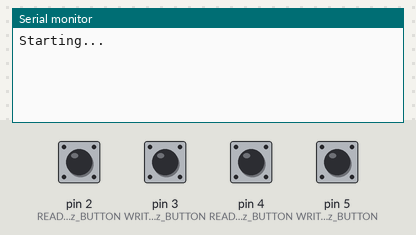
Recording of a program running on a simulated Arduino Uno, built with avr-gcc and run on an emulated ATmega328P. Parts: the last lines printed to the serial monitor. Inputs (shaded band) come from the test bench; at power-on: pin 2 (READ_125KHz_BUTTON), pin 3 (WRITE_125KHz_BUTTON), pin 4 (READ_13_56MHz_BUTTON), pin 5 (WRITE_13_56MHz_BUTTON) LOW.

Above: at 5.8 s.
5.9 s: pin 2 (READ_125KHz_BUTTON) pulled HIGH for 2.85 s
At 8.3 s:
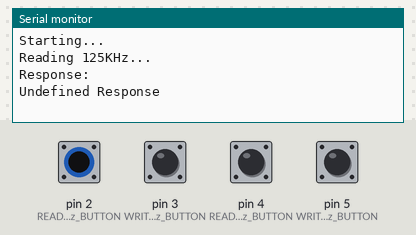
10.2 s: pin 3 (WRITE_125KHz_BUTTON) pulled HIGH for 2.85 s
At 11.7 s:
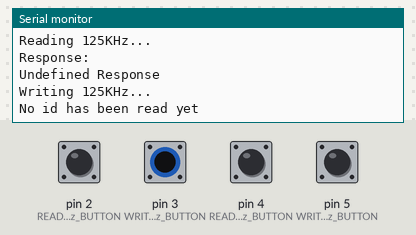
14.5 s: pin 4 (READ_13_56MHz_BUTTON) pulled HIGH for 2.85 s
At 15.36 s:
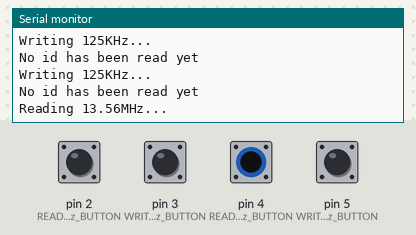
18.8 s: pin 5 (WRITE_13_56MHz_BUTTON) pulled HIGH for 2.85 s
At 20.8 s:
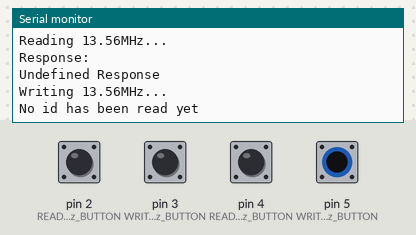

Measured:
- after the input at 5.9 s, the serial monitor: prints a new line after 1.6 s (image 1)
- after the input at 10.2 s, the serial monitor: prints a new line at once (image 2)
- after the input at 14.5 s, the serial monitor: prints a new line after 0.70 s (image 3)
- after the input at 18.8 s, the serial monitor: prints a new line after 1.6 s (image 4)

The program:

main.cpp
```cpp
#include <Arduino.h>
#include <SoftwareSerial.h>
#include <constants.h>
#include <debug.h>
#include <rfid.h>

SoftwareSerial rfid_serial = SoftwareSerial(10, 11); // RX,TX POV of the device, meaning you should connect TX to 10 and RX to 11 on an Arduino

void setup() {
#ifdef DEBUG
  Serial.begin(9600);
  debug_println("Starting...");
#endif
  rfid_serial.begin(115000);

  pinMode(READ_125KHz_BUTTON, INPUT);
  pinMode(READ_13_56MHz_BUTTON, INPUT);
}

IDResponse response_id_125khz;
IDResponse response_id_1356mhz;
void loop() {
  if (digitalRead(READ_125KHz_BUTTON) == HIGH) {
    debug_println("Reading 125KHz...");
    rfid_cleanup_IDResponse(response_id_125khz);
    response_id_125khz = rfid_read_ID_125KHz(rfid_serial);
    debug_println_response_code(response_id_125khz.code);
  }

  if (digitalRead(WRITE_125KHz_BUTTON) == HIGH) {
    debug_println("Writing 125KHz...");
    RFIDResponseCode response_code = rfid_write_ID_125KHz(rfid_serial, response_id_125khz);
    debug_println_response_code(response_code);
  }

  if (digitalRead(READ_13_56MHz_BUTTON) == HIGH) {
    debug_println("Reading 13.56MHz...");
    rfid_cleanup_IDResponse(response_id_1356mhz);
    response_id_1356mhz = rfid_read_ID_13_56MHz(rfid_serial);
    debug_println_response_code(response_id_1356mhz.code);
  }

  if (digitalRead(WRITE_13_56MHz_BUTTON) == HIGH) {
    debug_println("Writing 13.56MHz...");
    RFIDResponseCode response_code = rfid_write_ID_13_56MHz(rfid_serial, response_id_1356mhz);
    debug_println_response_code(response_code);
  }
  delay(2500);
}
```

constants.h
```cpp
#pragma once

#define DEBUG true
#define READ_125KHz_BUTTON 2
#define WRITE_125KHz_BUTTON 3
#define READ_13_56MHz_BUTTON 4
#define WRITE_13_56MHz_BUTTON 5
```

debug.cpp
```cpp
#include <Arduino.h>
#include <constants.h>
#include <rfid.h>

void debug_print(const char* msg) {
#ifdef DEBUG
    Serial.print(msg);
#endif
}

void debug_print_hex(byte hex_value) {
#ifdef DEBUG
    Serial.print(hex_value, HEX);
#endif
}

void debug_println(const char* msg) {
#ifdef DEBUG
    Serial.println(msg);
#endif
}

void debug_println_response_code(RFIDResponseCode response_code) {
#ifdef DEBUG
    switch (response_code) {
    case 0:
        debug_println("Operation Succeeded");
        break;
    case 1:
        debug_println("Operation Failed");
        break;
    case 2:
        debug_println("Undefined Response");
        break;
    case 3:
        debug_println("Invalid checksum, the ID read is incorrect");
        break;
    case 4:
        debug_println("No id has been read yet");
        break;
    }
#endif
}
```

debug.h
```cpp
#pragma once

#include <rfid.h>

void debug_print(const char* msg);
void debug_print_hex(byte hex_value);
void debug_println(const char* msg);
void debug_println_response_code(RFIDResponseCode response_code);
```

rfid.cpp
```cpp
#include <Arduino.h>
#include <SoftwareSerial.h>
#include <constants.h>
#include <debug.h>
#include <rfid.h>

const u16 __utils_response_buf_max_len = 100; // Theoretically, we'll never need more than 20 byte, however I want some leeway
byte __utils_response_buf[__utils_response_buf_max_len];
u16 __utils_response_buf_len;
RFIDResponseCode _rfid_get_response(SoftwareSerial& rfid_serial) {
    u16 i = 0;

    delay(200);
    while ((rfid_serial.available() > 0) && (i < __utils_response_buf_max_len)) {
        __utils_response_buf[i++] = rfid_serial.read();
        delay(100);
    }
    __utils_response_buf_len = i;

    // In theory, this should get optimized away by the compiler (debug function calls will be empty),
    // but I want to make sure that this piece of code never runs in production (empty for loop wastes CPU cycles)
#ifdef DEBUG
    debug_print("Response: ");
    for (i = 0; i < __utils_response_buf_len; i++) {
        debug_print_hex(__utils_response_buf[i]);
        debug_print(" ");
    }
    debug_println("");
#endif

    if (__utils_response_buf_len < 3) {
        return 2;
    }

    switch (__utils_response_buf[3]) { // forth byte is always the response status code
    case 0x80:
        return 1;
    case 0x81:
        return 0;
    default:
        return 2;
    }
}

// reason for the offset
// CD DC               0           81             5           x x x x x       X
//   ^                 ^           ^              ^               ^           ^
// protocol header   address   status code   response len   the id bytes   bytes checksum
const byte __read_id_response_offset = 5;
IDResponse _rfid_read_ID(SoftwareSerial& rfid_serial, byte command) {
    rfid_serial.write((byte)0xAB);  // protocol header
    rfid_serial.write((byte)0xBA);  // protocol header
    rfid_serial.write((byte)0x00);  // address
    rfid_serial.write(command);     // command
    rfid_serial.write((byte)0x00);  // data length
    rfid_serial.write(command);     // XOR checksum (ironically, in this case, always equal to the command)

    IDResponse response;
    response.code = _rfid_get_response(rfid_serial);
    if (response.code == 0) {
        response.id_len = __utils_response_buf[__read_id_response_offset - 1];

        byte response_id_end = response.id_len + __read_id_response_offset;
        byte response_checksum = __utils_response_buf[response_id_end];

        // address ^ status code ^ response_len
        byte calculated_checksum = __utils_response_buf[2] ^ __utils_response_buf[3] ^ response.id_len;

        byte* reponse_id = new byte[response.id_len];
        for (byte i = __read_id_response_offset; i < response_id_end; i++) {
            byte current_byte_of_id = __utils_response_buf[i];
            reponse_id[i - __read_id_response_offset] = current_byte_of_id;
            calculated_checksum ^= current_byte_of_id;
        }
        response.id = reponse_id;

        if (response_checksum != calculated_checksum) {
            response.code = 3;
        }
    }
    return response;
}

IDResponse rfid_read_ID_125KHz(SoftwareSerial& rfid_serial) {
    return _rfid_read_ID(rfid_serial, (byte)0x15);
}

IDResponse rfid_read_ID_13_56MHz(SoftwareSerial& rfid_serial) {
    return _rfid_read_ID(rfid_serial, (byte)0x10);
}

RFIDResponseCode _rfid_write_ID(SoftwareSerial& rfid_serial, IDResponse& id_response, byte command) {
    if (id_response.code != 0 || id_response.id_len < 1) {
        return 4;
    }

    // Prepare checksum
    byte checksum = 0x00 ^ command ^ id_response.id_len;

    // Send the command
    rfid_serial.write((byte)0xAB);                  // protocol header
    rfid_serial.write((byte)0xBA);                  // protocol header
    rfid_serial.write((byte)0x00);                  // address
    rfid_serial.write(command);                     // command
    rfid_serial.write(id_response.id_len);          // data length
    for (byte i = 0; i < id_response.id_len; i++) { // ID data itself
        byte current_byte = id_response.id[i];
        rfid_serial.write(current_byte);
        checksum ^= current_byte;
    }
    rfid_serial.write(checksum);                    // XOR checksum

    return _rfid_get_response(rfid_serial);
}

RFIDResponseCode rfid_write_ID_125KHz(SoftwareSerial& rfid_serial, IDResponse& id_response) {
    return _rfid_write_ID(rfid_serial, id_response, 0x16);
}

RFIDResponseCode rfid_write_ID_13_56MHz(SoftwareSerial& rfid_serial, IDResponse& id_response) {
    return _rfid_write_ID(rfid_serial, id_response, 0x11);
}

void rfid_cleanup_IDResponse(IDResponse& response) {
    if (response.id != nullptr) {
        delete[] response.id;
        response.id = nullptr;
    }
}
```

rfid.h
```cpp
#pragma once

#include <SoftwareSerial.h>

/* Possible response codes:
  0 => success
  1 => fail
  2 => undefined response
  3 => invalid checksum, probably error while reading (always calculated from all the bytes sent/received, without the protocol header)
  4 => no id provided to a write function
*/
typedef byte RFIDResponseCode;

typedef struct IDResponse {
  RFIDResponseCode code;
  byte id_len;
  byte* id;
} IDResponse;
IDResponse rfid_read_ID_125KHz(SoftwareSerial& rfid_serial);
IDResponse rfid_read_ID_13_56MHz(SoftwareSerial& rfid_serial);

RFIDResponseCode rfid_write_ID_125KHz(SoftwareSerial& rfid_serial, IDResponse& id_response);
RFIDResponseCode rfid_write_ID_13_56MHz(SoftwareSerial& rfid_serial, IDResponse& id_response);

void rfid_cleanup_IDResponse(IDResponse& response);
```
